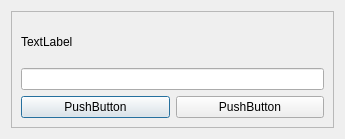
<?xml version="1.0" encoding="UTF-8"?>
<ui version="4.0">
 <class>Dialog</class>
 <widget class="QDialog" name="Dialog">
  <property name="geometry">
   <rect>
    <x>0</x>
    <y>0</y>
    <width>345</width>
    <height>139</height>
   </rect>
  </property>
  <property name="windowTitle">
   <string>Dialog</string>
  </property>
  <layout class="QVBoxLayout" name="verticalLayout">
   <item>
    <widget class="QFrame" name="frame">
     <property name="frameShape">
      <enum>QFrame::StyledPanel</enum>
     </property>
     <property name="frameShadow">
      <enum>QFrame::Raised</enum>
     </property>
     <layout class="QVBoxLayout" name="verticalLayout_3">
      <item>
       <layout class="QVBoxLayout" name="verticalLayout_2">
        <item>
         <widget class="QLabel" name="label">
          <property name="text">
           <string>TextLabel</string>
          </property>
         </widget>
        </item>
        <item>
         <widget class="QLineEdit" name="lineEdit"/>
        </item>
        <item>
         <layout class="QGridLayout" name="gridLayout">
          <item row="0" column="0">
           <widget class="QPushButton" name="pushButton">
            <property name="text">
             <string>PushButton</string>
            </property>
           </widget>
          </item>
          <item row="0" column="1">
           <widget class="QPushButton" name="pushButton_2">
            <property name="text">
             <string>PushButton</string>
            </property>
           </widget>
          </item>
         </layout>
        </item>
       </layout>
      </item>
     </layout>
    </widget>
   </item>
  </layout>
 </widget>
 <resources/>
 <connections/>
</ui>
